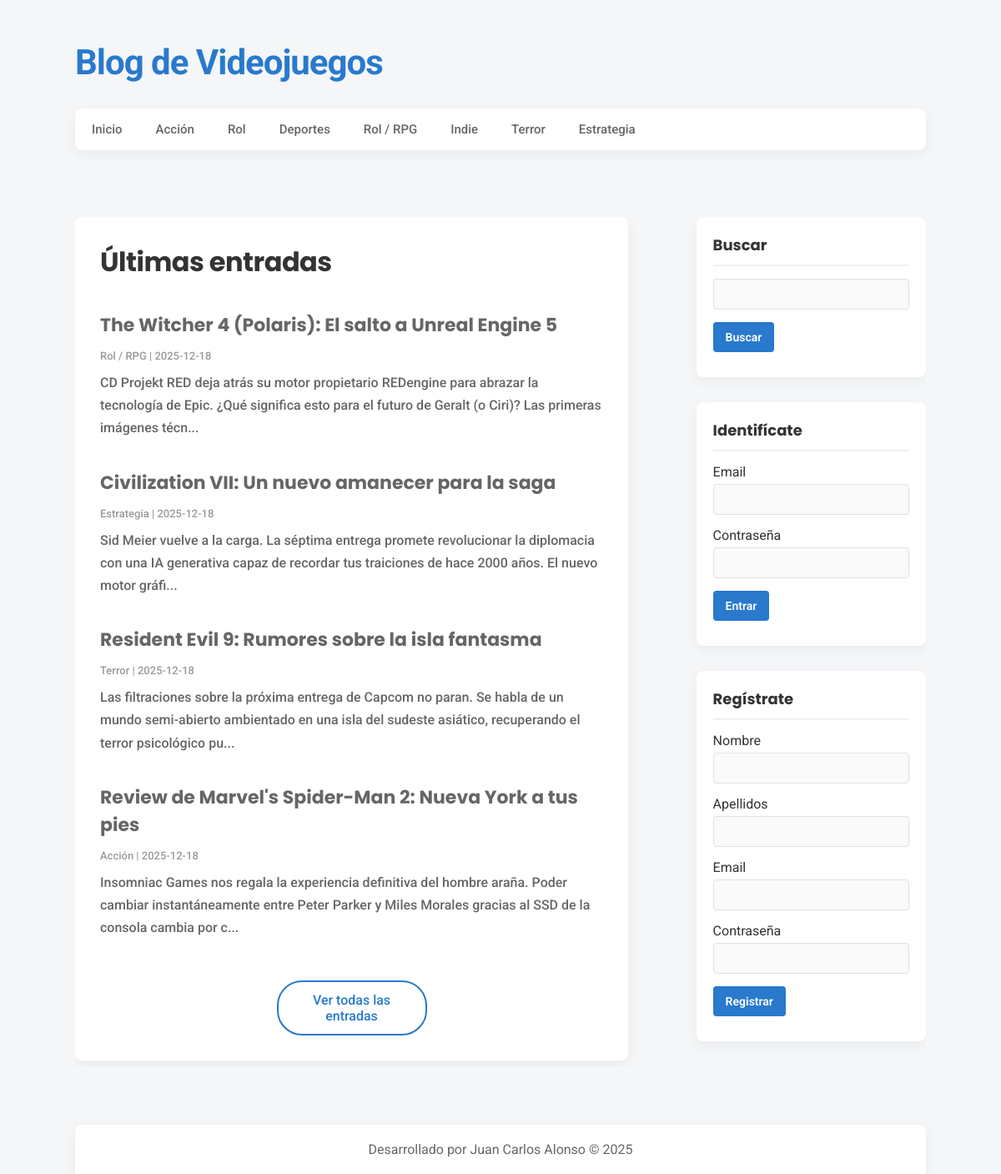
The page / on the database its author committed.
### tables this page shows
CREATE TABLE IF NOT EXISTS `categorias` (
  `id` int NOT NULL AUTO_INCREMENT,
  `nombre` varchar(100) DEFAULT NULL,
  PRIMARY KEY (`id`)
);

CREATE TABLE IF NOT EXISTS `entradas` (
  `id` int NOT NULL AUTO_INCREMENT,
  `usuario_id` int NOT NULL,
  `categoria_id` int NOT NULL,
  `titulo` varchar(255) NOT NULL,
  `descripcion` mediumtext,
  `fecha` date NOT NULL,
  PRIMARY KEY (`id`),
  KEY `fk_entrada_usuario` (`usuario_id`),
  KEY `fk_entrada_categoria` (`categoria_id`)
);

### includes/helpers.php (called while the page is built, shortened)
<?php
function conseguirCategorias($conexion) {
    $sql = "SELECT * FROM categorias ORDER BY id ASC";
    $categorias = mysqli_query($conexion, $sql);
    $resultado = array();
    if($categorias && mysqli_num_rows($categorias) >= 1){
        $resultado = $categorias;
    }
    return $resultado;
}
function conseguirEntradas($conexion, $limit = null, $categoria = null, $busqueda = null){
    $sql = "SELECT e.*, c.nombre AS 'categoria' FROM entradas e ".
           "INNER JOIN categorias c ON e.categoria_id = c.id ";
    $sql .=  "ORDER BY e.id DESC ";
    if($limit) {
        $sql .= "LIMIT 4";
    }
    $entradas = mysqli_query($conexion, $sql);
    $resultado = array();
    if($entradas && mysqli_num_rows($entradas) >= 1) {
        $resultado = $entradas;
    }
    return $resultado;
}

### index.php (the view)
<?php require_once 'includes/cabecera.php';?>
<?php require_once 'includes/lateral.php'; ?>
<div id="principal">
    <h1>Últimas entradas</h1>
    <?php
        $entradas = conseguirEntradas($db, true);
        if(!empty($entradas)):
            while($entrada = mysqli_fetch_assoc($entradas)):
    ?>
                <article class="entrada">
                    <a href="entrada.php?id=<?=$entrada['id']?>">
                        <h2><?=$entrada['titulo']?></h2>
                        <span class="fecha"><?=$entrada['categoria'].' | '.$entrada['fecha'];?></span>
                        <p>
                            <?=substr($entrada['descripcion'], 0, 180)."...";?>
                        </p>
                    </a>
                </article>
    <?php
            endwhile;
        endif;
    ?>
    <div id ="ver-todas">
        <a href="entradas.php">Ver todas las entradas</a>
    </div>
</div>
<?php require_once 'includes/pie.php'; ?>

### includes/cabecera.php (shortened to what this page needs)
<?php require_once 'conexion.php'; ?>
<?php require_once 'includes/helpers.php'; ?>
<!DOCTYPE HTML>
<html lang="es">
<head>
    <link rel="stylesheet" type="text/css" href="./assets/css/style.css">
</head>
<body>
    <header id="cabecera">
        <div id="logo">
            <a href="index.php">
                <p>Blog de Videojuegos</p>
            </a>
        </div>
        <nav id="menu">
            <ul>
                <li>
                    <a href="index.php">Inicio</a>
                </li>
                <?php
                $categorias = conseguirCategorias($db);
                if (!empty($categorias)):
                    while ($categoria = mysqli_fetch_assoc($categorias)):
                ?>
                        <li>
                            <a href="categoria.php?id=<?= $categoria['id'] ?>"><?= $categoria['nombre']; ?></a>
                        </li>
                <?php
                    endwhile;
                endif;
                ?>
            </ul>
        </nav>
    </header>
    <div id="contenedor">

### includes/lateral.php (shortened to what this page needs)
<aside id="sidebar">
    <div id="buscador" class="bloque">
        <h3>Buscar</h3>
        <form action="buscar.php" method="POST">
            <input type="text" name="busqueda" />
            <input type="submit" name="submit" value="Buscar" />
        </form>
    </div>
    <?php if (!isset($_SESSION['usuario'])): ?>
        <div id="login" class="bloque">
            <h3>Identifícate</h3>
            <form action="acciones/login.php" method="POST">
                <label for="email">Email</label>
                <input type="email" name="email" />
                <label for="password">Contraseña</label>
                <input type="password" name="password" />
                <input type="submit" name="submit" value="Entrar" />
            </form>
        </div>
        <div id="register" class="bloque">
            <h3>Regístrate</h3>
            <form action="acciones/registro.php" method="POST">
                <label for="nombre">Nombre</label>
                <input type="text" name="nombre" />
                <label for="apellidos">Apellidos</label>
                <input type="text" name="apellidos" />
                <label for="email">Email</label>
                <input type="email" name="email" />
                <label for="password">Contraseña</label>
                <input type="password" name="password" />
                <input type="submit" name="submit" value="Registrar" />
            </form>
        </div>
    <?php endif; ?>
</aside>

### includes/pie.php (shortened to what this page needs)
       </div>
       <footer id="pie">
           <p>Desarrollado por Juan Carlos Alonso &copy; 2025</p>
       </footer>
    </body>
</html>

### assets/css/style.css (style rules this page uses)
:root { --primary: #2979CD; --primary-hover: #1c5fa0; --bg-body: #f4f6f8; --bg-white: #ffffff; --text-dark: #333333; --text-gray: #666666; --border-color: #e1e1e1; --soft-shadow: 0px 5px 15px rgba(0, 0, 0, 0.05); }
* { margin: 0px; padding: 0px; font-family: 'Roboto', sans-serif; text-decoration: none; box-sizing: border-box; }
body { background: var(--bg-body); color: var(--text-dark); display: flex; flex-direction: column; min-height: 100vh; }
.fecha { color: #999; margin-top: 5px; font-size: 13px; font-weight: 500; }
#cabecera { width: 85%; height: auto; background: transparent; margin: 30px auto; }
#logo { float: left; width: 540px; height: 100px; }
#logo a { font-family: 'Poppins', sans-serif; font-size: 42px; font-weight: 700; letter-spacing: -1px; color: var(--primary); text-shadow: none; transition: all 300ms; margin-left: 0; display: block; padding-top: 20px; }
#menu { clear: both; width: 100%; height: 50px; background: var(--bg-white); border: none; border-radius: 8px; box-shadow: var(--soft-shadow); overflow: hidden; margin-bottom: 20px; }
#menu ul { list-style: none; }
#menu ul li { float: left; line-height: 50px; border-right: none; }
#menu ul li a { display: block; padding-left: 20px; padding-right: 20px; font-size: 15px; font-weight: 500; color: var(--text-gray); transition: all 0.3s; }
#contenedor { width: 85%; height: auto; margin: 0px auto; margin-top: 30px; margin-bottom: 30px; overflow: hidden; }
#sidebar { float: right; width: 27%; height: auto; }
.bloque { display: block; width: 100%; margin: 0px auto; margin-bottom: 30px; background: var(--bg-white); padding: 20px; box-shadow: var(--soft-shadow); border-radius: 8px; }
.bloque h3 { margin-bottom: 15px; font-family: 'Poppins', sans-serif; color: var(--text-dark); font-size: 18px; border-bottom: 2px solid #f0f0f0; padding-bottom: 10px; }
label, input[type="text"], input[type="email"], input[type="password"], textarea, select { display: block; width: 100%; margin-top: 5px; margin-bottom: 5px; }
input[type="text"], input[type="email"], input[type="password"], textarea, select { padding: 10px; margin-bottom: 15px; border: 1px solid var(--border-color); border-radius: 4px; background: #fafafa; outline: none; transition: border 0.3s; }
input[type="button"], input[type="submit"], .boton { margin-top: 10px; margin-bottom: 10px; display: block; border-radius: 4px; color: white; background: var(--primary); border: none; cursor: pointer; padding: 10px 15px; font-weight: 600; font-size: 14px; transition: transform 0.2s, background 0.2s; }
#principal { float: left; width: 65%; min-height: 572px; background: var(--bg-white); border-radius: 8px; box-shadow: var(--soft-shadow); padding: 30px; overflow: hidden; }
#principal a { color: var(--primary); font-weight: 500; }
#principal h1 { font-size: 32px; color: var(--text-dark); font-family: 'Poppins', sans-serif; letter-spacing: -0.5px; margin-bottom: 10px; text-shadow: none; }
#principal h2 { font-size: 22px; color: var(--text-gray); font-family: 'Poppins', sans-serif; margin-top: 35px; margin-bottom: 10px; text-shadow: none; }
#principal p { margin-top: 10px; line-height: 1.7; color: var(--text-gray); }
#ver-todas a { display: block; border-radius: 30px; padding: 12px 20px; color: var(--primary); background: transparent; border: 2px solid var(--primary); cursor: pointer; width: 180px; margin: 50px auto 0px auto; text-align: center; transition: all 0.3s; }
#pie { clear: both; width: 85%; margin: 0px auto; background: var(--bg-white); border: none; border-radius: 8px 8px 0px 0px; box-shadow: var(--soft-shadow); color: var(--text-gray); height: auto; padding: 20px; text-align: center; margin-top: 40px; }

### rows shown on the page
categorias: nombre "Acción"
categorias: nombre "Rol"
categorias: nombre "Deportes"
categorias: nombre "Rol / RPG"
categorias: nombre "Indie"
categorias: nombre "Terror"
categorias: nombre "Estrategia"
entradas: titulo "The Witcher 4 (Polaris): El salto a Unreal Engine 5", categoria.nombre "Rol / RPG", fecha "2025-12-18", descripcion "CD Projekt RED deja atrás su motor propietario REDengine para abrazar la tecnología de Epic. ¿Qué significa esto para el futuro de Geralt (o Ciri)? Las primeras imágenes técn"
entradas: titulo "Civilization VII: Un nuevo amanecer para la saga", categoria.nombre "Estrategia", fecha "2025-12-18", descripcion "Sid Meier vuelve a la carga. La séptima entrega promete revolucionar la diplomacia con una IA generativa capaz de recordar tus traiciones de hace 2000 años. El nuevo motor gráfi"
entradas: titulo "Resident Evil 9: Rumores sobre la isla fantasma", categoria.nombre "Terror", fecha "2025-12-18", descripcion "Las filtraciones sobre la próxima entrega de Capcom no paran. Se habla de un mundo semi-abierto ambientado en una isla del sudeste asiático, recuperando el terror psicológico pu"
entradas: titulo "Review de Marvel's Spider-Man 2: Nueva York a tus pies", categoria.nombre "Acción", fecha "2025-12-18", descripcion "Insomniac Games nos regala la experiencia definitiva del hombre araña. Poder cambiar instantáneamente entre Peter Parker y Miles Morales gracias al SSD de la consola cambia por c"
